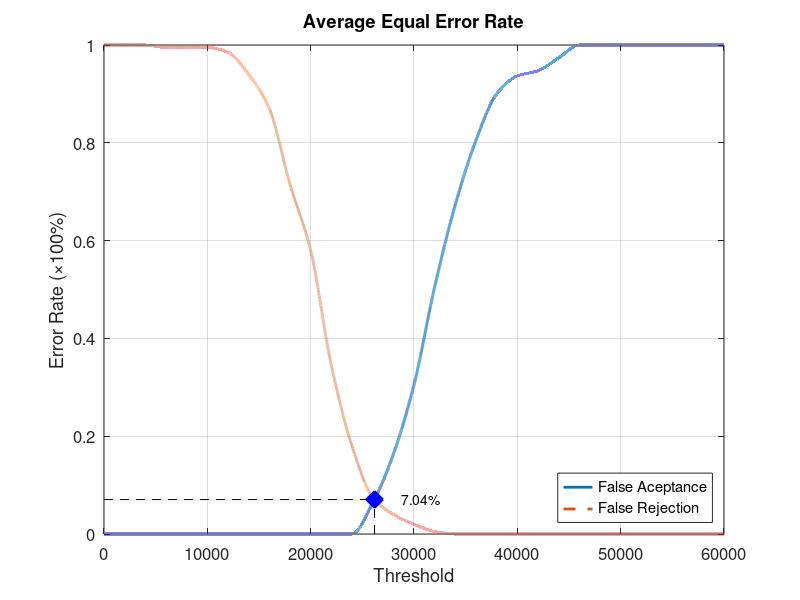
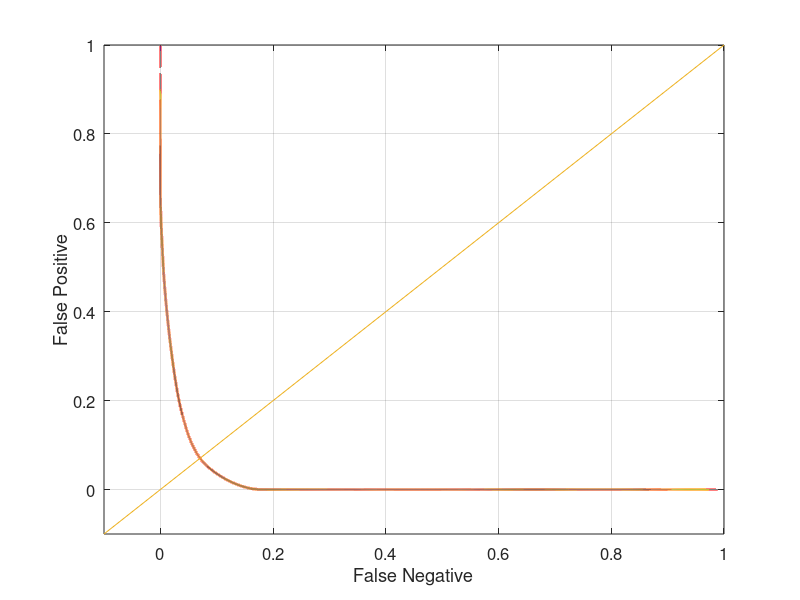

Write the MATLAB code that produced these figures, in order.
function yEER = Database1_3
close all;
clear;
clc;
x = 0:2000:60000;
xq = 0:0.5:60000;

y0 = [0 0 0 0 0 0 0 0 0 0 0 0 0 0.0631579 0.163158 0.305263 0.505263 0.673684 0.805263 0.9 0.936842 0.947368 0.973684 1 1 1 1 1 1 1 1];
yy0 = interp1(x, y0, xq, 'pchip');
y1 = [1 1 1 0.995 0.995 0.995 0.985 0.94 0.87 0.715 0.58 0.345 0.18 0.075 0.04 0.02 0.005 0 0 0 0 0 0 0 0 0 0 0 0 0 0];
yy1 = interp1(x, y1, xq, 'pchip');

% Calculating EER: 
y2 = abs(y0 - y1);
find(y2 == min(y2))
yy2 = abs(yy0 - yy1);
xEER = find(yy2 == min(yy2));
xEERIndex = xq(xEER) % X-axis EER
yEER = yy0(xEER) % Y-axis EER

main = figure
plot(xq, yy0,'-','LineWidth', 2);	hold on
plot(xq, yy1,'--','LineWidth', 2);	hold on
plot([xEERIndex xEERIndex], [0 yEER], 'k--');	hold on
plot([0 xEERIndex], [yEER yEER], 'k--');	hold on
plot(xEERIndex, yEER, 'bx', 'LineWidth', 10);	hold on
text(xEERIndex + 10 * xEERIndex / 100, yEER, [num2str(round((10000 * yEER)) / 100) '%'])
legend('False Aceptance', 'False Rejection', 'Location', 'SouthEast')
xlabel('Threshold')
ylabel('Error Rate (\times100%)')
title('Average Equal Error Rate')
set(gca, 'FontSize', 12)
axis([0 60000 0 1])
grid on

print(main, 'Database1_3Main', '-dpng');
FNRxFPR = figure('Color', [1 1 1]);
plot(yy1, yy0, '-', yy1, yy0, 'LineWidth', 2);
hold on
y = -0.1:0.1:1
plot(y, y); 
set(gca, 'FontSize', 12)
xlabel('False Negative')
ylabel('False Positive')
axis([-0.1 1 -0.1 1])
set(gca, 'FontSize', 12)
grid on

print(FNRxFPR, 'Database1_3FNRxFPR','-dpng');
end
